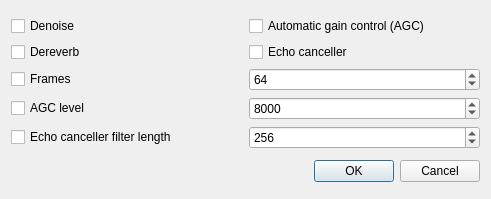
<?xml version="1.0" encoding="UTF-8"?>
<ui version="4.0">
 <class>ZSpeexDialog</class>
 <widget class="QDialog" name="ZSpeexDialog">
  <property name="geometry">
   <rect>
    <x>0</x>
    <y>0</y>
    <width>491</width>
    <height>199</height>
   </rect>
  </property>
  <property name="windowTitle">
   <string>Speex plugin parameters</string>
  </property>
  <layout class="QVBoxLayout" name="verticalLayout">
   <item>
    <layout class="QGridLayout" name="gridLayout">
     <item row="0" column="0">
      <widget class="QCheckBox" name="checkDenoise">
       <property name="text">
        <string>Denoise</string>
       </property>
       <property name="tristate">
        <bool>true</bool>
       </property>
      </widget>
     </item>
     <item row="0" column="1">
      <widget class="QCheckBox" name="checkAGC">
       <property name="text">
        <string>Automatic gain control (AGC)</string>
       </property>
       <property name="tristate">
        <bool>true</bool>
       </property>
      </widget>
     </item>
     <item row="1" column="0">
      <widget class="QCheckBox" name="checkDereverb">
       <property name="text">
        <string>Dereverb</string>
       </property>
       <property name="tristate">
        <bool>true</bool>
       </property>
      </widget>
     </item>
     <item row="1" column="1">
      <widget class="QCheckBox" name="checkEcho">
       <property name="text">
        <string>Echo canceller</string>
       </property>
       <property name="tristate">
        <bool>true</bool>
       </property>
      </widget>
     </item>
     <item row="2" column="0">
      <widget class="QCheckBox" name="checkFrames">
       <property name="text">
        <string>Frames</string>
       </property>
      </widget>
     </item>
     <item row="2" column="1">
      <widget class="QSpinBox" name="spinFrames">
       <property name="toolTip">
        <string>&lt;html&gt;&lt;head/&gt;&lt;body&gt;&lt;p&gt;This controls the frames of the intermediate buffer.  This corresponds to the latency of the filter.&lt;/p&gt;&lt;p&gt;Number of samples to process at one time (should correspond to 10-20 ms).&lt;/p&gt;&lt;/body&gt;&lt;/html&gt;</string>
       </property>
       <property name="minimum">
        <number>1</number>
       </property>
       <property name="maximum">
        <number>65536</number>
       </property>
       <property name="singleStep">
        <number>16</number>
       </property>
       <property name="value">
        <number>64</number>
       </property>
      </widget>
     </item>
     <item row="3" column="0">
      <widget class="QCheckBox" name="checkAGCLevel">
       <property name="text">
        <string>AGC level</string>
       </property>
      </widget>
     </item>
     <item row="3" column="1">
      <widget class="QSpinBox" name="spinAGCLevel">
       <property name="minimum">
        <number>1</number>
       </property>
       <property name="maximum">
        <number>65536</number>
       </property>
       <property name="value">
        <number>8000</number>
       </property>
      </widget>
     </item>
     <item row="4" column="0">
      <widget class="QCheckBox" name="checkFilterLength">
       <property name="text">
        <string>Echo canceller filter length</string>
       </property>
      </widget>
     </item>
     <item row="4" column="1">
      <widget class="QSpinBox" name="spinFilterLength">
       <property name="toolTip">
        <string>&lt;html&gt;&lt;head/&gt;&lt;body&gt;&lt;p&gt;Number of samples of echo to cancel.&lt;/p&gt;&lt;p&gt;Should generally correspond to 100-500 ms.&lt;/p&gt;&lt;/body&gt;&lt;/html&gt;</string>
       </property>
       <property name="minimum">
        <number>1</number>
       </property>
       <property name="maximum">
        <number>65536</number>
       </property>
       <property name="singleStep">
        <number>16</number>
       </property>
       <property name="value">
        <number>256</number>
       </property>
      </widget>
     </item>
    </layout>
   </item>
   <item>
    <widget class="QDialogButtonBox" name="buttonBox">
     <property name="orientation">
      <enum>Qt::Horizontal</enum>
     </property>
     <property name="standardButtons">
      <set>QDialogButtonBox::Cancel|QDialogButtonBox::Ok</set>
     </property>
    </widget>
   </item>
  </layout>
 </widget>
 <tabstops>
  <tabstop>checkDenoise</tabstop>
  <tabstop>checkAGC</tabstop>
  <tabstop>checkDereverb</tabstop>
  <tabstop>checkEcho</tabstop>
  <tabstop>checkFrames</tabstop>
  <tabstop>spinFrames</tabstop>
  <tabstop>checkAGCLevel</tabstop>
  <tabstop>spinAGCLevel</tabstop>
  <tabstop>checkFilterLength</tabstop>
  <tabstop>spinFilterLength</tabstop>
 </tabstops>
 <resources/>
 <connections>
  <connection>
   <sender>buttonBox</sender>
   <signal>accepted()</signal>
   <receiver>ZSpeexDialog</receiver>
   <slot>accept()</slot>
   <hints>
    <hint type="sourcelabel">
     <x>227</x>
     <y>179</y>
    </hint>
    <hint type="destinationlabel">
     <x>157</x>
     <y>198</y>
    </hint>
   </hints>
  </connection>
  <connection>
   <sender>buttonBox</sender>
   <signal>rejected()</signal>
   <receiver>ZSpeexDialog</receiver>
   <slot>reject()</slot>
   <hints>
    <hint type="sourcelabel">
     <x>295</x>
     <y>185</y>
    </hint>
    <hint type="destinationlabel">
     <x>286</x>
     <y>198</y>
    </hint>
   </hints>
  </connection>
 </connections>
</ui>
